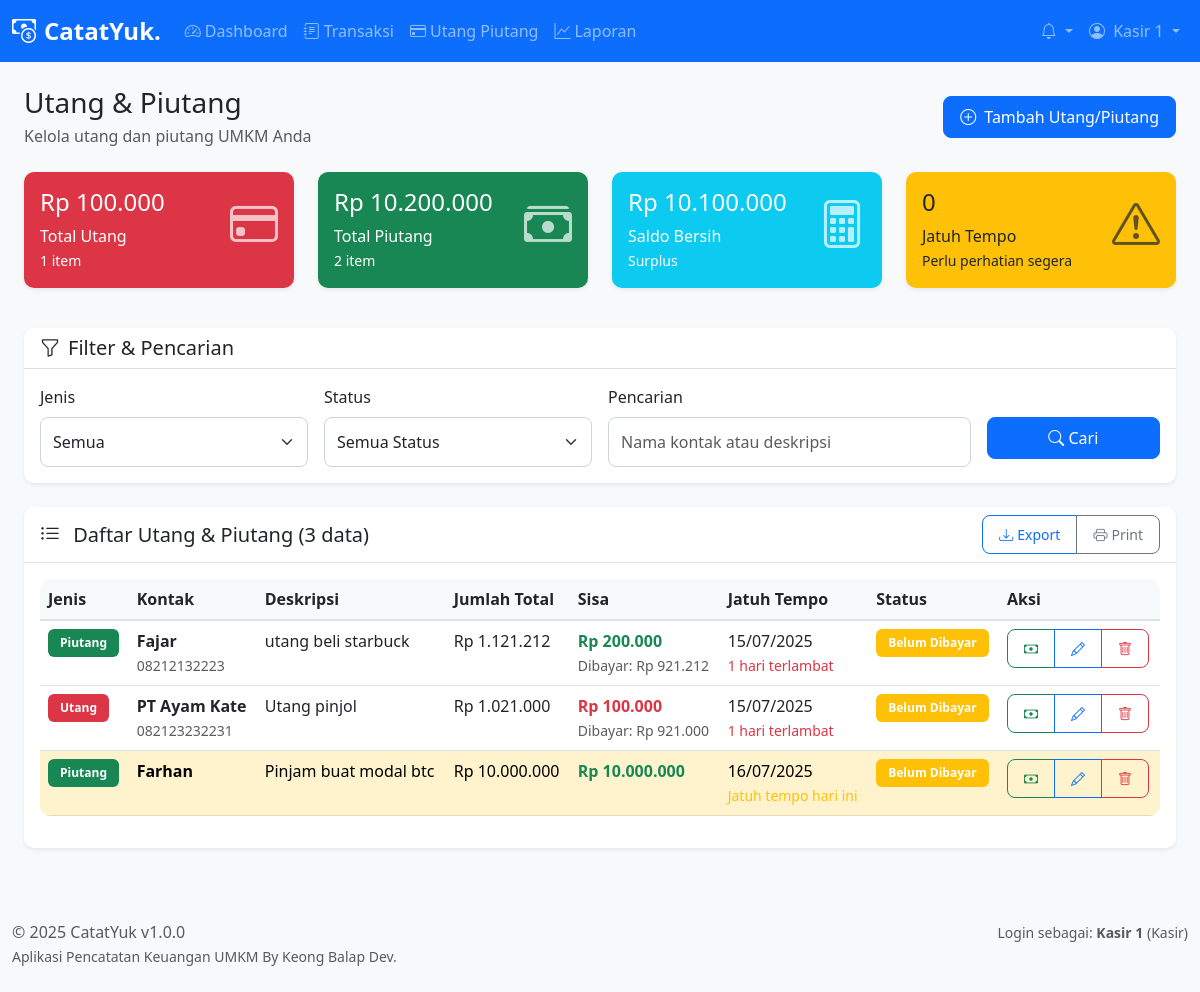
The app's page /pages/debts/index.php (signed in) with its own data.
### tables this page shows
CREATE TABLE `debts_receivables` (
  `id` int(11) NOT NULL,
  `user_id` int(11) NOT NULL,
  `type` enum('debt','receivable') NOT NULL,
  `contact_name` varchar(100) NOT NULL,
  `contact_phone` varchar(20) DEFAULT NULL,
  `amount` decimal(15,2) NOT NULL,
  `remaining_amount` decimal(15,2) NOT NULL,
  `description` text DEFAULT NULL,
  `due_date` date DEFAULT NULL,
  `status` enum('pending','partial','paid','overdue') NOT NULL DEFAULT 'pending',
  `created_at` timestamp NOT NULL DEFAULT current_timestamp(),
  `updated_at` timestamp NOT NULL DEFAULT current_timestamp() ON UPDATE current_timestamp()
);

### pages/debts/index.php (the view, shortened to what the rows shown need)
<?php
require_once '../../includes/functions.php';
$page = max(1, intval($_GET['page'] ?? 1));
$limit = 20;
$offset = ($page - 1) * $limit;
try {
    $db = getDB();
    $where_conditions = [];
    $params = [];
    $where_clause = !empty($where_conditions) ? 'WHERE ' . implode(' AND ', $where_conditions) : '';
    $db->exec("
        UPDATE debts_receivables
        SET status = 'overdue'
        WHERE status IN ('pending', 'partial')
        AND due_date IS NOT NULL
        AND due_date < CURDATE()
    ");
    $sql = "
        SELECT *,
               DATEDIFF(due_date, CURDATE()) as days_until_due,
               (amount - remaining_amount) as paid_amount
        FROM debts_receivables
        $where_clause
        ORDER BY
            CASE
                WHEN status = 'overdue' THEN 1
                WHEN status = 'pending' AND due_date <= DATE_ADD(CURDATE(), INTERVAL 7 DAY) THEN 2
                WHEN status = 'partial' THEN 3
                ELSE 4
            END,
            due_date ASC,
            created_at DESC
        LIMIT $limit OFFSET $offset
    ";
    $stmt = $db->prepare($sql);
    $stmt->execute($params);
    $debts_receivables = $stmt->fetchAll();
} catch (Exception $e) {
    error_log('Debts list error: ' . $e->getMessage());
    $debts_receivables = [];
    $total_records = 0;
    $total_pages = 0;
    $summary = [
        'debt' => ['count' => 0, 'total_amount' => 0, 'total_remaining' => 0, 'overdue_count' => 0, 'pending_count' => 0, 'partial_count' => 0, 'paid_count' => 0],
        'receivable' => ['count' => 0, 'total_amount' => 0, 'total_remaining' => 0, 'overdue_count' => 0, 'pending_count' => 0, 'partial_count' => 0, 'paid_count' => 0]
    ];
}
include '../../components/header.php';
?>
<div class="container-fluid">
    <div class="row mb-4">
        <div class="col-12">
            <div class="d-flex justify-content-between align-items-center">
                <div>
                    <h1 class="h3 mb-1">Utang & Piutang</h1>
                </div>
            </div>
        </div>
    </div>
    <div class="card">
        <div class="card-body">
            <?php if (!empty($debts_receivables)): ?>
                <div class="table-responsive">
                    <table class="table table-hover" id="debtsTable">
                        <thead>
                            <tr>
                                <th>Jenis</th>
                                <th>Kontak</th>
                                <th>Deskripsi</th>
                                <th>Jumlah Total</th>
                                <th>Sisa</th>
                                <th>Jatuh Tempo</th>
                                <th>Status</th>
                                <th>Aksi</th>
                            </tr>
                        </thead>
                        <tbody>
                            <?php foreach ($debts_receivables as $item): ?>
                                <tr class="<?php echo $item['status'] === 'overdue' ? 'table-danger' : ($item['days_until_due'] <= 3 && $item['days_until_due'] >= 0 ? 'table-warning' : ''); ?>">
                                    <td>
                                        <span class="badge bg-<?php echo $item['type'] === 'debt' ? 'danger' : 'success'; ?>">
                                            <?php echo $item['type'] === 'debt' ? 'Utang' : 'Piutang'; ?>
                                        </span>
                                    </td>
                                    <td>
                                        <strong><?php echo htmlspecialchars($item['contact_name']); ?></strong>
                                        <?php if (!empty($item['contact_phone'])): ?>
                                            <br><small class="text-muted"><?php echo htmlspecialchars($item['contact_phone']); ?></small>
                                        <?php endif; ?>
                                    </td>
                                    <td><?php echo htmlspecialchars($item['description']); ?></td>
                                    <td><?php echo formatCurrency($item['amount']); ?></td>
                                    <td>
                                        <strong class="text-<?php echo $item['type'] === 'debt' ? 'danger' : 'success'; ?>">
                                            <?php echo formatCurrency($item['remaining_amount']); ?>
                                        </strong>
                                        <?php if ($item['paid_amount'] > 0): ?>
                                            <br><small class="text-muted">Dibayar: <?php echo formatCurrency($item['paid_amount']); ?></small>
                                        <?php endif; ?>
                                    </td>
                                    <td>
                                        <?php if ($item['due_date']): ?>
                                            <?php echo formatDate($item['due_date']); ?>
                                            <?php if ($item['days_until_due'] !== null): ?>
                                                <br>
                                                <small class="text-<?php echo $item['days_until_due'] < 0 ? 'danger' : ($item['days_until_due'] <= 3 ? 'warning' : 'muted'); ?>">
                                                    <?php
                                                    if ($item['days_until_due'] < 0) {
                                                        echo abs($item['days_until_due']) . ' hari terlambat';
                                                    } elseif ($item['days_until_due'] == 0) {
                                                        echo 'Jatuh tempo hari ini';
                                                    } elseif ($item['days_until_due'] <= 7) {
                                                        echo $item['days_until_due'] . ' hari lagi';
                                                    }
                                                    ?>
                                                </small>
                                            <?php endif; ?>
                                        <?php else: ?>
                                            <span class="text-muted">-</span>
                                        <?php endif; ?>
                                    </td>
                                    <td>
                                        <?php
                                        $status_class = [
                                            'pending' => 'warning',
                                            'partial' => 'info',
                                            'paid' => 'success',
                                            'overdue' => 'danger'
                                        ];
                                        $status_text = [
                                            'pending' => 'Belum Dibayar',
                                            'partial' => 'Sebagian',
                                            'paid' => 'Lunas',
                                            'overdue' => 'Jatuh Tempo'
                                        ];
                                        ?>
                                        <span class="badge bg-<?php echo $status_class[$item['status']]; ?>">
                                            <?php echo $status_text[$item['status']]; ?>
                                        </span>
                                    </td>
                                    <td>
                                        <div class="btn-group btn-group-sm">
                                            <?php if ($item['status'] !== 'paid'): ?>
                                                <button type="button" class="btn btn-outline-success"
                                                        onclick="addPayment(<?php echo $item['id']; ?>)" title="Bayar">
                                                    <i class="bi bi-cash"></i>
                                                </button>
                                            <?php endif; ?>
                                            <a href="edit.php?id=<?php echo $item['id']; ?>"
                                               class="btn btn-outline-primary" title="Edit">
                                                <i class="bi bi-pencil"></i>
                                            </a>
                                            <button type="button" class="btn btn-outline-danger"
                                                    onclick="deleteDebt(<?php echo $item['id']; ?>)" title="Hapus">
                                                <i class="bi bi-trash"></i>
                                            </button>
                                        </div>
                                    </td>
                                </tr>
                            <?php endforeach; ?>
                        </tbody>
                    </table>
                </div>
            <?php endif; ?>
        </div>
    </div>
</div>
<?php include '../../components/footer.php'; ?>

### records on screen
debts_receivables: type "Piutang", contact_name "Fajar", contact_phone "08212132223", description "utang beli starbuck", amount "Rp 1.121.212", remaining_amount "Rp 200.000", paid_amount "Rp 921.212", due_date "15/07/2025", days_until_due "1", status "Belum Dibayar"
debts_receivables: type "Utang", contact_name "PT Ayam Kate", contact_phone "082123232231", description "Utang pinjol", amount "Rp 1.021.000", remaining_amount "Rp 100.000", paid_amount "Rp 921.000", due_date "15/07/2025", days_until_due "1", status "Belum Dibayar"
debts_receivables: type "Piutang", contact_name "Farhan", description "Pinjam buat modal btc", amount "Rp 10.000.000", remaining_amount "Rp 10.000.000", due_date "16/07/2025", shows "Jatuh tempo hari ini", status "Belum Dibayar"

### other values on screen
getCurrentUser()['full_name'] "Kasir 1"
formatCurrency($summary['debt']['total_remaining']) "Rp 100.000"
$summary['debt']['count'] "1"
formatCurrency($summary['receivable']['total_remaining']) "Rp 10.200.000"
$summary['receivable']['count'] "2"
$total_records "3"
APP_NAME "CatatYuk"
APP_VERSION "1.0.0"
getCurrentUser()['role'] "Kasir"
